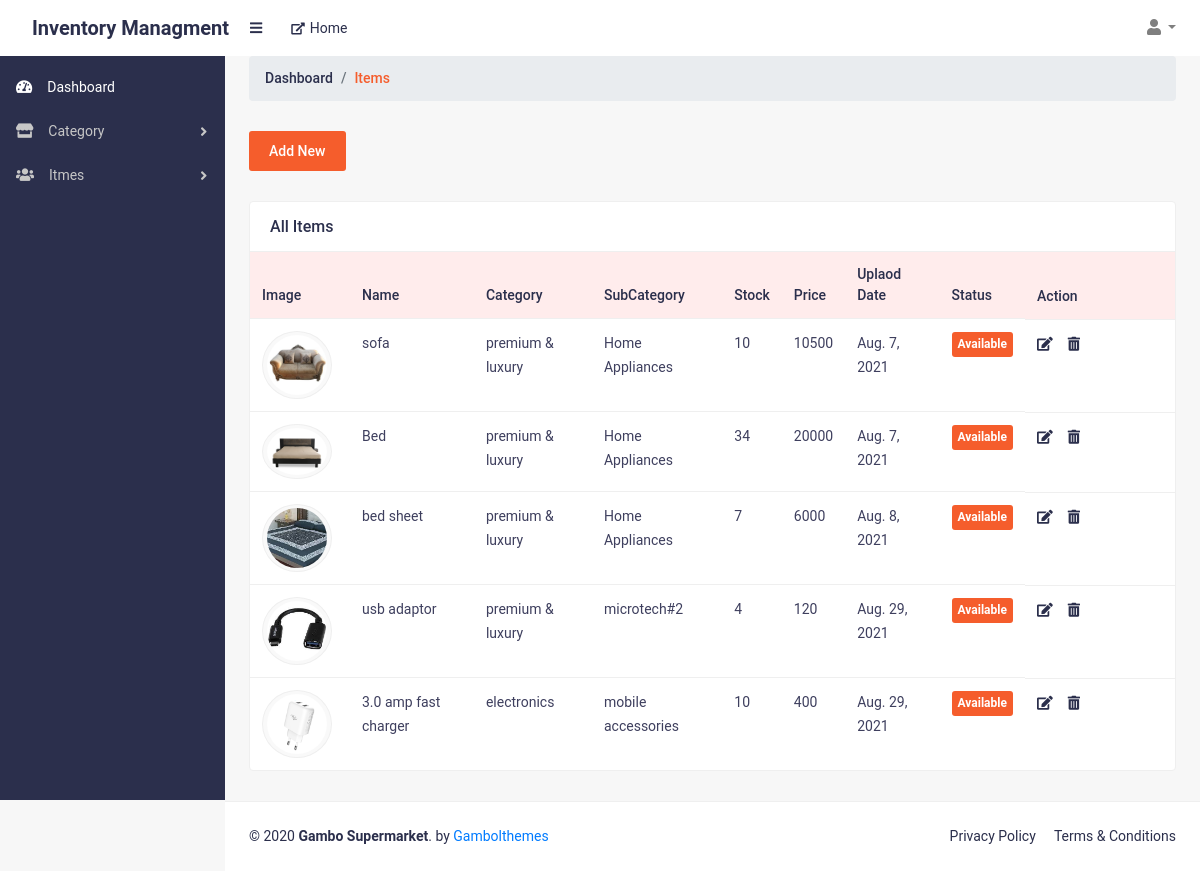
The app's page /allItems (signed in) with its own data.
### web/models.py (models this page shows, shortened)
class Items(models.Model):
    Items_Name = models.CharField(max_length=255, default="")
    Stock = models.IntegerField(default=0)
    Price = models.IntegerField(default=0)
    Description = models.TextField(default="")
    Product_Status = models.CharField(max_length=10, default="True")
    Date_Time = models.DateTimeField(auto_now_add=True,blank=True,null=True)
    Category_Id = models.ForeignKey(Category , on_delete=models.SET_NULL,blank=True,null=True)
    sub_Category_Id = models.ForeignKey(subCategory , on_delete=models.SET_NULL,blank=True,null=True)
    productimg= models.ImageField(upload_to='product/',default="product/dummy.jpg")

class Category(models.Model):
    Category_Id = models.AutoField(primary_key=True)
    Category_name  = models.CharField(max_length=200, default="",unique=True)
    Super_Admin_Id=models.ForeignKey(Super_AdminAccount , on_delete=models.SET_NULL,blank=True,null=True)
    def __str__(self):
        return self.Category_name

class subCategory(models.Model):
    sub_Category_Id = models.AutoField(primary_key=True)
    sub_Category_name  = models.CharField(max_length=200, default="",unique=True)
    Category_Id=models.ForeignKey(Category , on_delete=models.SET_NULL,blank=True,null=True)
    def __str__(self):
        return self.sub_Category_name

### web/views.py (the view)
# urls.py: path('allItems',allItems.as_view(),name="allItems"),
class allItems(View):
    def get(self,request):
        try:
            sessionhandle = checkAdminSession(self,request)
            if sessionhandle:
                data = Items.objects.all()
                return render(request,'superadmin/items.html',{'data':data})
            return redirect('superadminlogin')
        except:
            return redirect('superadminlogin')

### web/views.py (called while the page is built)
def checkAdminSession(self,request):
    if request.session.has_key('adminid'):
        return True
    else:
        return False

### templates/superadmin/items.html
{% extends 'superadmin/base.html' %}
{% load static %}
{% block body %}
<main>
    <div class="container-fluid">
        <ol class="breadcrumb mb-30">
            <li class="breadcrumb-item"><a href="#">Dashboard</a></li>
            <li class="breadcrumb-item active">Items </li>
        </ol>
        <div class="row justify-content-between">
            <div class="col-lg-12">
                <a href="/addItems" class="add-btn hover-btn">Add New</a>
            </div>
            <div class="col-lg-12 col-md-12">
                <div class="card card-static-2 mt-30 mb-30">
                    <div class="card-title-2">
                        <h4>All Items</h4>
                    </div>
                    <div class="card-body-table">
                        <div class="table-responsive">
                            <table class="table ucp-table table-hover">
                                <thead>
                                    <tr>
                                        <th style="width:100px">Image</th>
                                        <th>Name</th>
                                        <th>Category</th>
                                        <th>SubCategory</th>
                                        <th>Stock</th>
                                        <th>Price</th>
                                        <th>Uplaod Date</th>
                                        <th>Status</th>
                                        <th style="width: 150px;">Action</th>
                                    </tr>
                                </thead>
                                <tbody>
                                {% for i in data  %}
                                    <tr>
                                        <td>
                                            <div class="cate-img-6">
                                                <img src="{{i.productimg.url}}" alt="">
                                            </div>
                                        </td>
                                        <td>{{i.Items_Name}}</td>
                                        <td>{{i.Category_Id}}</td>
                                        <td>{{i.sub_Category_Id}}</td>
                                        <td>{{i.Stock}}</td>
                                        <td>{{i.Price}}</td>
                                        <td>{{i.Date_Time.date}}</td>
                                        {% if i.Stock > 0 %}
                                        <td><span class="badge-item badge-status">Available</span></td>
                                        {% else %}
                                        <td><span class="badge-item badge-status">Out of Stock</span></td>
                                        {% endif %}
                                        <td class="action-btns">
                                            <a href="/editItems/{{i.id}}" class="edit-btn"><i class="fas fa-edit"></i></a>
                                            <a href="/deleteitem/{{i.id}}" class="delete-btn"
                                                title="Edit"><i class="fas fa-trash-alt"></i></a>
                                        </td>
                                    </tr>
                                {% endfor %}
                                </tbody>
                            </table>
                        </div>
                    </div>
                </div>
            </div>
        </div>
    </div>
</main>
{% endblock body %}

### static/assets/css/styles.css (style rules this page uses)
html { font-family:roboto,sans-serif!important;line-height:1.15;-webkit-text-size-adjust:100%;-webkit-tap-highlight-color:transparent }
article,aside,figcaption,figure,footer,header,hgroup,main,nav,section { display:block }
body { margin:0;font-family:roboto,sans-serif!important;font-size:1rem;font-weight:400;line-height:1.5;color:#2b2f4c;text-align:left;background-color:#f7f7f7 }
h1,h2,h3,h4,h5,h6 { margin-top:0;margin-bottom:.5rem }
ol,ul,dl { margin-top:0;margin-bottom:1rem }
a { color:#007bff;text-decoration:none;background-color:transparent }
img { vertical-align:middle;border-style:none }
table { border-collapse:collapse }
th { text-align:inherit }
h1,h2,h3,h4,h5,h6,.h1,.h2,.h3,.h4,.h5,.h6 { margin-bottom:.5rem;font-weight:500;line-height:1.2 }
h4,.h4 { font-size:1.5rem }
html,body { height:100% }
.container,.container-fluid,.container-sm,.container-md,.container-lg,.container-xl { padding-left:1.5rem;padding-right:1.5rem }

### static/assets/css/admin-style.css (style rules this page uses)
.container,.container-fluid,.container-sm,.container-md,.container-lg,.container-xl { padding-left:1.5rem!important;padding-right:1.5rem!important }
.mt-30 { margin-top:30px!important }
.mb-30 { margin-bottom:30px!important }
.breadcrumb-item.active { color:#f55d2c!important }
.breadcrumb-item { color:#2b2f4c!important;font-weight:500;font-size:14px }
.breadcrumb-item a { color:#2b2f4c!important }
.card-static-2 { border:1px solid #efefef!important;background:#fff }
.card-title-2 { display:flex;align-items:center;width:100%;margin-bottom:0!important;border-bottom:0;padding:15px 20px }
.card-title-2 h4 { font-size:16px;font-weight:500;color:#2b2f4c;margin-bottom:0!important }
.ucp-table { color:#2b2f4c!important;border:0!important;border-color:#fff!important;margin-bottom:0!important }
.ucp-table thead th { vertical-align:bottom;border-bottom:0!important }
.ucp-table td,.ucp-table th { border-top:1px solid #efefef!important }
.ucp-table thead tr th { color:#2b2f4c;font-size:14px;background-color:#ffecec;font-weight:500 }
.ucp-table td { font-size:14px;font-weight:400;color:#3e3f5e;line-height:24px }
.badge-status { color:#fff;background-color:#f55d2c }
.badge-item { display:inline-block;padding:.55em .5em;font-size:12px;font-weight:600;line-height:1;text-align:center;white-space:nowrap;vertical-align:baseline;border-radius:3px;transition:color .15s ease-in-out,background-color .15s ease-in-out,border-color .15s ease-in-out,box-shadow .15s ease-in-out }
.action-btns { display:flex;align-items:center }
.action-btns a { font-size:14px;color:#2b2f4c;margin-right:15px }
.action-btns a:last-child { margin-right:0 }
.add-btn { font-size:14px;font-weight:500;color:#fff;background:#f55d2c;padding:10px 20px;display:inline-block;height:40px;border-radius:3px }
.cate-img-6 { border:1px solid #efefef;border-radius:100%;text-align:center;padding:3px 0;background:#f9f9f9;width:70px }
.cate-img-6 img { width:60px;border-radius:100% }

### records on screen
Items: productimg (picture), Items_Name "sofa", Category_Id "premium & luxury", sub_Category_Id "Home Appliances", Stock "10", Price "10500", Date_Time "Aug. 7, 2021", shows "Available"
Items: productimg (picture), Items_Name "Bed", Category_Id "premium & luxury", sub_Category_Id "Home Appliances", Stock "34", Price "20000", Date_Time "Aug. 7, 2021", shows "Available"
Items: productimg (picture), Items_Name "bed sheet", Category_Id "premium & luxury", sub_Category_Id "Home Appliances", Stock "7", Price "6000", Date_Time "Aug. 8, 2021", shows "Available"
Items: productimg (picture), Items_Name "usb adaptor", Category_Id "premium & luxury", sub_Category_Id "microtech#2", Stock "4", Price "120", Date_Time "Aug. 29, 2021", shows "Available"
Items: productimg (picture), Items_Name "3.0 amp fast charger", Category_Id "electronics", sub_Category_Id "mobile accessories", Stock "10", Price "400", Date_Time "Aug. 29, 2021", shows "Available"
